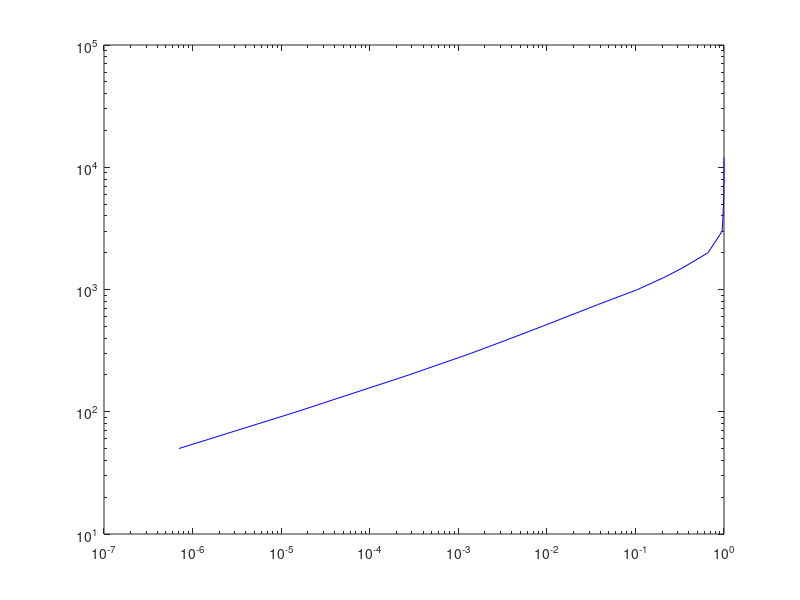

Here is the MATLAB script that generated this plot: (Note: this script raises an error after producing the figure.)
clear all
close all
O_x= [50;100;200;300;400;500;750;1000;1250;1500; 2000;3000;4000;5000;6000;8000;12000]; 
O_y_near = [2.47E-2; 9.90E-2; 3.99E-1; 8.72E-1; 1.00E+0; 1.00E+0 ;1.00E+0; 1.00E+0; 1.00E+0; 1.00E+0; 1.00E+0; 1.00E+0; 1.00E+0; 1.00E+0; 1.00E+0; 1.00E+0; 1.00E+0]; %near range receiver overlap function
O_y_primary = [7e-7; 1.5e-5; 2.77e-4; 1.38e-3; 3.98e-3; 8.89e-3; 3.72e-2; 1.06e-1; 2.08e-1; 3.39e-1; 6.61e-1; 9.53e-1; 9.74e-1; 9.86e-1; 9.92e-1; 1.00E+0; 1.00E+0]; %primary receiver overlap function

figure(1)
lg = loglog(O_y_primary, O_x, 'b',  'DisplayName', 'Primary')
lg(1).LineWidth = 2;
hold on
lg = loglog(O_y_near, O_x, 'r', 'DisplayName', 'Near')
lg(1).LineWidth = 2;
%loglog((O_y_near*.1+O_y_primary*.9), O_x, 'k', 'DisplayName', 'Combined')
grid on
legend('Location','northwest')
xlabel('Overlap function')
ylabel('Range (m)')
xlim([1e-7  2])
ylim([50 12000])
hold off

% the sigal is relative to the overlap function, O, and the Area
A_1 = 935; %cm^2 primary
A_2 = 14; %cm^2 WFOV near
eta = 0.90
A_near_p = A_2/A_1


figure(2)
lg = loglog(O_y_primary, O_x, 'b',  'DisplayName', 'Primary');
lg(1).LineWidth = 2;
hold on
lg = loglog(O_y_near*A_near_p, O_x, 'r', 'DisplayName', 'Near')
lg(1).LineWidth = 2;
lg = loglog((1/A_1)*(O_y_primary*A_1*eta + O_y_near*A_2*(1-eta)), O_x, 'k', 'DisplayName', 'Combined')
lg(1).LineWidth = 2;
grid on
legend('Location','northwest')
xlabel('Relative signal')
ylabel('Range [m]')
xlim([1e-7  2])
ylim([50 12000])
hold off

  FigH = figure(1);
   set(gca,'Fontsize',24,'Fontweight','b'); 
   set(FigH, 'PaperUnits', 'points', 'PaperPosition', [1  1  800 600]);
   name=strcat('overlap_function'); 
   print(FigH, name, '-dpng', '-r0') % set at the screen resoluti


  FigH = figure(2);
   set(gca,'Fontsize',24,'Fontweight','b'); 
   set(FigH, 'PaperUnits', 'points', 'PaperPosition', [1  1  800 600]);
   name=strcat('overlap_relative_signal'); 
   print(FigH, name, '-dpng', '-r0') % set at the screen resoluti

